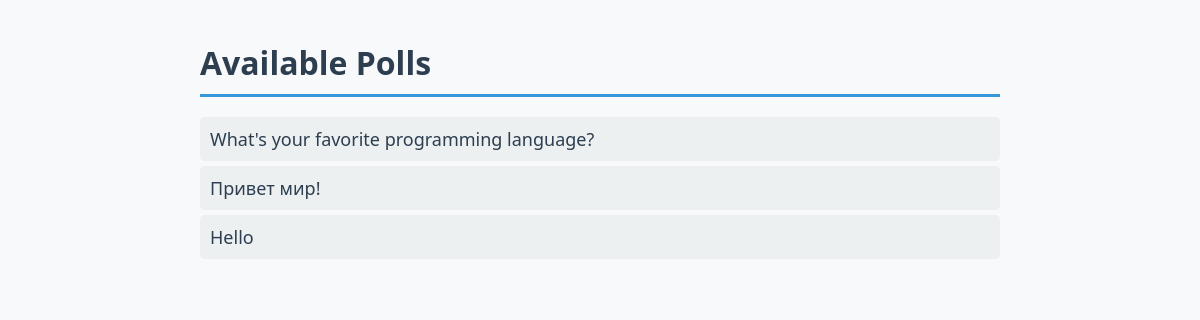
/polls/, run on an earlier commit of the app's database.
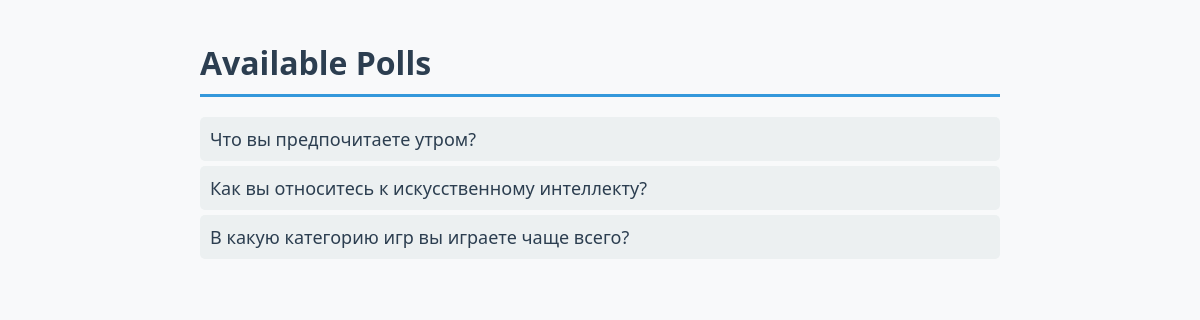
And on a later commit of the database.
### polls/models.py (models this page shows, shortened)
class Question(models.Model):
    question_text = models.CharField(max_length=200)
    pub_date = models.DateTimeField('date published')

### polls/views.py (the view)
# urls.py: path('', views.IndexView.as_view(), name='index'),
class IndexView(generic.ListView):
    template_name = 'polls/index.html'
    context_object_name = 'latest_question_list'
    def get_queryset(self):
        return Question.objects.filter(
            pub_date__lte=timezone.now()
        ).order_by('-pub_date')[:5]

### polls/templates/polls/index.html (shortened to what this page needs)
{% load static %}
<!DOCTYPE html>
<html lang="en">
<head>
    <link rel="stylesheet" type="text/css" href="{% static 'polls/style.css' %}">
</head>
<body>
    <h1>Available Polls</h1>
    {% if latest_question_list %}
        <ul>
        {% for question in latest_question_list %}
            <li><a href="{% url 'polls:detail' question.id %}">{{ question.question_text }}</a></li>
        {% endfor %}
        </ul>
    {% else %}
        <p>No polls are available.</p>
    {% endif %}
</body>
</html>

What changed in the data, as far as the page shows it:
removed Question: question_text "What's your favorite programming language?"
removed Question: question_text "Привет мир!"
removed Question: question_text "Hello"
added Question: question_text "Что вы предпочитаете утром?"
added Question: question_text "Как вы относитесь к искусственному интеллекту?"
added Question: question_text "В какую категорию игр вы играете чаще всего?"
